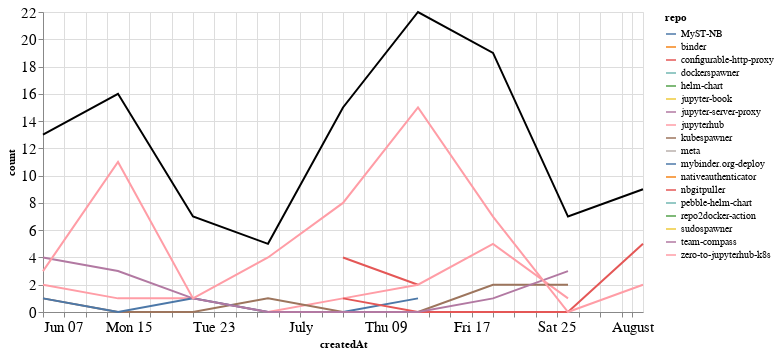

Source (notebook cell):
### Markdown cell above
## Comments

### Code cell
comments_time = comments.groupby('repo').resample('W', on='createdAt').count()['author'].reset_index()
comments_time = comments_time.rename(columns={'author': 'count'})
comments_time_total = comments_time.groupby('createdAt').agg({"count": "sum"}).reset_index()
ch1 = alt.Chart(comments_time, width=600).mark_line().encode(
    x='createdAt',
    y='count',
    color='repo',
    tooltip="repo"
)

ch2 = alt.Chart(comments_time_total, width=600).mark_line(color="black").encode(
    x='createdAt',
    y='count',
)

ch1 + ch2

### Figure 1 — Vega-Lite specification as saved in the notebook (floating-point values rounded to 4 significant figures)
{"config": {"axisLeft": {"labelFontSize": 15}, "axisBottom": {"labelFontSize": 15}}, "layer": [{"data": {"name": "data-a170114c0aad08ba38c1e8c7347ee10e"}, "mark": "line", "encoding": {"color": {"type": "nominal", "field": "repo"}, "tooltip": {"type": "nominal", "field": "repo"}, "x": {"type": "temporal", "field": "createdAt"}, "y": {"type": "quantitative", "field": "count"}}, "width": 600}, {"data": {"name": "data-548d25fdb6a650d272f90e7cdac90569"}, "mark": {"type": "line", "color": "black"}, "encoding": {"x": {"type": "temporal", "field": "createdAt"}, "y": {"type": "quantitative", "field": "count"}}, "width": 600}], "$schema": "https://vega.github.io/schema/vega-lite/v4.8.1.json", "datasets": {"data-a170114c0aad08ba38c1e8c7347ee10e": [{"repo": "MyST-NB", "createdAt": "2020-08-02T00:00:00", "count": 2}, {"repo": "binder", "createdAt": "2020-07-19T00:00:00", "count": 2}, {"repo": "configurable-http-proxy", "createdAt": "2020-07-05T00:00:00", "count": 4}, {"repo": "configurable-http-proxy", "createdAt": "2020-07-12T00:00:00", "count": 2}, {"repo": "dockerspawner", "createdAt": "2020-07-05T00:00:00", "count": 1}, {"repo": "helm-chart", "createdAt": "2020-06-07T00:00:00", "count": 1}, {"repo": "jupyter-book", "createdAt": "2020-07-12T00:00:00", "count": 1}, {"repo": "jupyter-server-proxy", "createdAt": "2020-06-14T00:00:00", "count": 1}, {"repo": "jupyterhub", "createdAt": "2020-06-07T00:00:00", "count": 2}, {"repo": "jupyterhub", "createdAt": "2020-06-14T00:00:00", "count": 1}, {"repo": "jupyterhub", "createdAt": "2020-06-21T00:00:00", "count": 1}, {"repo": "jupyterhub", "createdAt": "2020-06-28T00:00:00", "count": 0}, {"repo": "jupyterhub", "createdAt": "2020-07-05T00:00:00", "count": 1}, {"repo": "jupyterhub", "createdAt": "2020-07-12T00:00:00", "count": 2}, {"repo": "jupyterhub", "createdAt": "2020-07-19T00:00:00", "count": 5}, {"repo": "jupyterhub", "createdAt": "2020-07-26T00:00:00", "count": 1}, {"repo": "kubespawner", "createdAt": "2020-06-07T00:00:00", "count": 1}, {"repo": "kubespawner", "createdAt": "2020-06-14T00:00:00", "count": 0}, {"repo": "kubespawner", "createdAt": "2020-06-21T00:00:00", "count": 0}, {"repo": "kubespawner", "createdAt": "2020-06-28T00:00:00", "count": 1}, {"repo": "kubespawner", "createdAt": "2020-07-05T00:00:00", "count": 0}, {"repo": "kubespawner", "createdAt": "2020-07-12T00:00:00", "count": 0}, {"repo": "kubespawner", "createdAt": "2020-07-19T00:00:00", "count": 2}, {"repo": "kubespawner", "createdAt": "2020-07-26T00:00:00", "count": 2}, {"repo": "meta", "createdAt": "2020-07-19T00:00:00", "count": 2}, {"repo": "mybinder.org-deploy", "createdAt": "2020-06-07T00:00:00", "count": 1}, {"repo": "mybinder.org-deploy", "createdAt": "2020-06-14T00:00:00", "count": 0}, {"repo": "mybinder.org-deploy", "createdAt": "2020-06-21T00:00:00", "count": 1}, {"repo": "mybinder.org-deploy", "createdAt": "2020-06-28T00:00:00", "count": 0}, {"repo": "mybinder.org-deploy", "createdAt": "2020-07-05T00:00:00", "count": 0}, {"repo": "mybinder.org-deploy", "createdAt": "2020-07-12T00:00:00", "count": 1}, {"repo": "nativeauthenticator", "createdAt": "2020-07-12T00:00:00", "count": 1}, {"repo": "nbgitpuller", "createdAt": "2020-07-05T00:00:00", "count": 1}, {"repo": "nbgitpuller", "createdAt": "2020-07-12T00:00:00", "count": 0}, {"repo": "nbgitpuller", "createdAt": "2020-07-19T00:00:00", "count": 0}, {"repo": "nbgitpuller", "createdAt": "2020-07-26T00:00:00", "count": 0}, {"repo": "nbgitpuller", "createdAt": "2020-08-02T00:00:00", "count": 5}, {"repo": "pebble-helm-chart", "createdAt": "2020-06-07T00:00:00", "count": 1}, {"repo": "repo2docker-action", "createdAt": "2020-07-26T00:00:00", "count": 1}, {"repo": "sudospawner", "createdAt": "2020-06-21T00:00:00", "count": 3}, {"repo": "team-compass", "createdAt": "2020-06-07T00:00:00", "count": 4}, {"repo": "team-compass", "createdAt": "2020-06-14T00:00:00", "count": 3}, {"repo": "team-compass", "createdAt": "2020-06-21T00:00:00", "count": 1}, {"repo": "team-compass", "createdAt": "2020-06-28T00:00:00", "count": 0}, {"repo": "team-compass", "createdAt": "2020-07-05T00:00:00", "count": 0}, {"repo": "team-compass", "createdAt": "2020-07-12T00:00:00", "count": 0}, {"repo": "team-compass", "createdAt": "2020-07-19T00:00:00", "count": 1}, {"repo": "team-compass", "createdAt": "2020-07-26T00:00:00", "count": 3}, {"repo": "zero-to-jupyterhub-k8s", "createdAt": "2020-06-07T00:00:00", "count": 3}, {"repo": "zero-to-jupyterhub-k8s", "createdAt": "2020-06-14T00:00:00", "count": 11}, {"repo": "zero-to-jupyterhub-k8s", "createdAt": "2020-06-21T00:00:00", "count": 1}, {"repo": "zero-to-jupyterhub-k8s", "createdAt": "2020-06-28T00:00:00", "count": 4}, {"repo": "zero-to-jupyterhub-k8s", "createdAt": "2020-07-05T00:00:00", "count": 8}, {"repo": "zero-to-jupyterhub-k8s", "createdAt": "2020-07-12T00:00:00", "count": 15}, {"repo": "zero-to-jupyterhub-k8s", "createdAt": "2020-07-19T00:00:00", "count": 7}, {"repo": "zero-to-jupyterhub-k8s", "createdAt": "2020-07-26T00:00:00", "count": 0}, {"repo": "zero-to-jupyterhub-k8s", "createdAt": "2020-08-02T00:00:00", "count": 2}], "data-548d25fdb6a650d272f90e7cdac90569": [{"createdAt": "2020-06-07T00:00:00", "count": 13}, {"createdAt": "2020-06-14T00:00:00", "count": 16}, {"createdAt": "2020-06-21T00:00:00", "count": 7}, {"createdAt": "2020-06-28T00:00:00", "count": 5}, {"createdAt": "2020-07-05T00:00:00", "count": 15}, {"createdAt": "2020-07-12T00:00:00", "count": 22}, {"createdAt": "2020-07-19T00:00:00", "count": 19}, {"createdAt": "2020-07-26T00:00:00", "count": 7}, {"createdAt": "2020-08-02T00:00:00", "count": 9}]}}
